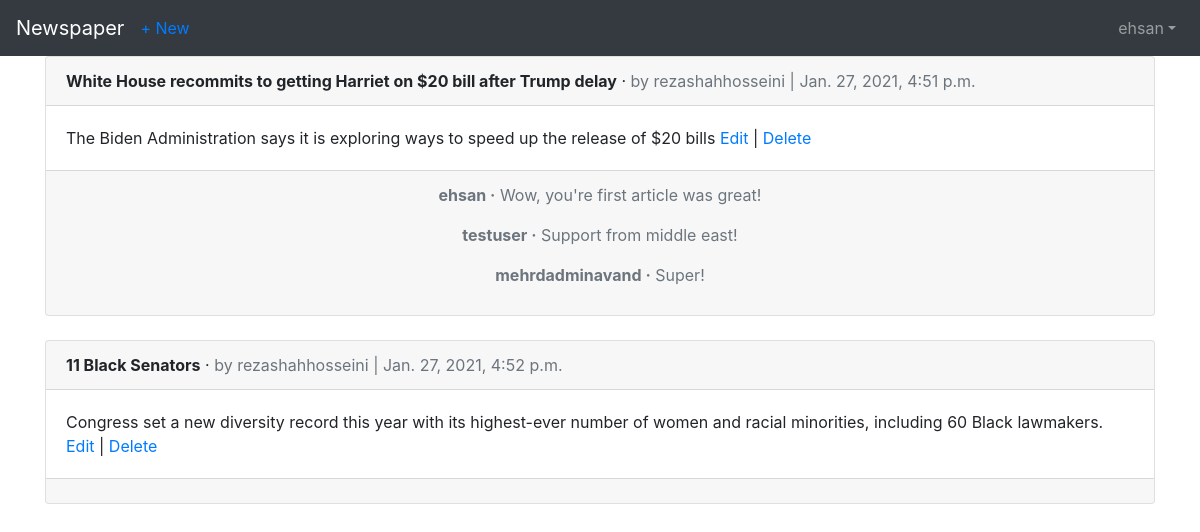
Screenshot of /articles/ (signed in) with the database file from the repository.
### accounts/models.py (models this page shows)
class CustomUser(AbstractUser):
    age = models.PositiveIntegerField(null=True,blank=True)

### articles/models.py (models this page shows, shortened)
class Article(models.Model):
    title = models.CharField(max_length=256)
    body = models.TextField()
    date = models.DateTimeField(auto_now_add = True)
    author = models.ForeignKey(get_user_model() , on_delete=models.CASCADE)

class Comment(models.Model):
    article = models.ForeignKey(Article , on_delete = models.CASCADE , related_name = 'comments')
    comment = models.CharField(max_length=140)
    author = models.ForeignKey(get_user_model() , on_delete=models.CASCADE)
    def __str__(self):
        return self.comment

### articles/views.py (the view)
# urls.py: path('', ArticleListView.as_view(),name='article_list'),
class ArticleListView(LoginRequiredMixin , ListView):
    model = Article
    template_name='article_list.html'

### templates/article_list.html (shortened to what this page needs)
{% extends 'base.html' %}
{% block content %}
    {% for article in object_list %}
        <div class="card">
            <div class="card-header">
                <span class="font-weight-bold">{{article.title}}</span> &middot
                <span class="text-muted">by {{article.author}} | {{article.date}}</span>
            </div>
            <div class="card-body">
                {{article.body}}
                <a href="{% url 'article_edit' article.pk %}">Edit</a> | <a href="{% url 'article_delete' article.pk %}">Delete</a>
            </div>
            <div class="card-footer text-center text-muted">
                {% for comment in article.comments.all %}
                    <p><span class="font-weight-bold">{{comment.author}} &middot;</span> {{comment}}</p>
                {% endfor %}
            </div>
        </div>
        <br />
    {% endfor %}
{% endblock content %}

### templates/base.html (shortened to what this page needs)
{% load static %}
<!DOCTYPE html>
<html>
    <head>
        <link rel="stylesheet" href="https://stackpath.bootstrapcdn.com/bootstrap/4.5.2/css/bootstrap.min.css" />
    </head>
    <body>
        <nav class="navbar navbar-expand-lg navbar-dark bg-dark">
            <a href="{% url 'home' %}" class="navbar-brand">Newspaper</a>
            <a href="{% url 'article_new' %}">+ New</a>
                <div class="collapse navbar-collapse" id="navbarSupportedContent">
                    {% if user.is_authenticated %}
                        <ul class="navbar-nav ml-auto">
                            <li class="nav-item">
                                <a class="nav-link dropdown-toggle" href="#" id="navbarDropdown" role="button" data-toggle="dropdown" aria-haspopup="true" aria-expanded="false">{{user.username}}</a>
                            </li>
                        </ul>
                    {% else %}
                        <form class="form-inline ml-auto">
                            <a class="btn btn-outline-secondary" href="{% url 'login' %}">Log in</a>
                            <a class="btn btn-primary ml-2" href="{% url 'signup' %}">Sign up</a>
                        </form>
                    {% endif %}
                </div>
        </nav>
        <main class="container">
            {% block content %}
            {% endblock content %}
        </main>
    </body>
</html>

### rows the page displays
CustomUser: username "ehsan"
Article: title "White House recommits to getting Harriet on $20 bill after Trump delay", author "rezashahhosseini", date "Jan. 27, 2021, 4:51 p.m.", body "The Biden Administration says it is exploring ways to speed up the release of $20 bills"
Comment: author "ehsan", comment "Wow, you're first article was great!"
Comment: author "testuser", comment "Support from middle east!"
Comment: author "mehrdadminavand", comment "Super!"
Article: title "11 Black Senators", author "rezashahhosseini", date "Jan. 27, 2021, 4:52 p.m.", body "Congress set a new diversity record this year with its highest-ever number of women and racial minorities, including 60 Black lawmakers."
